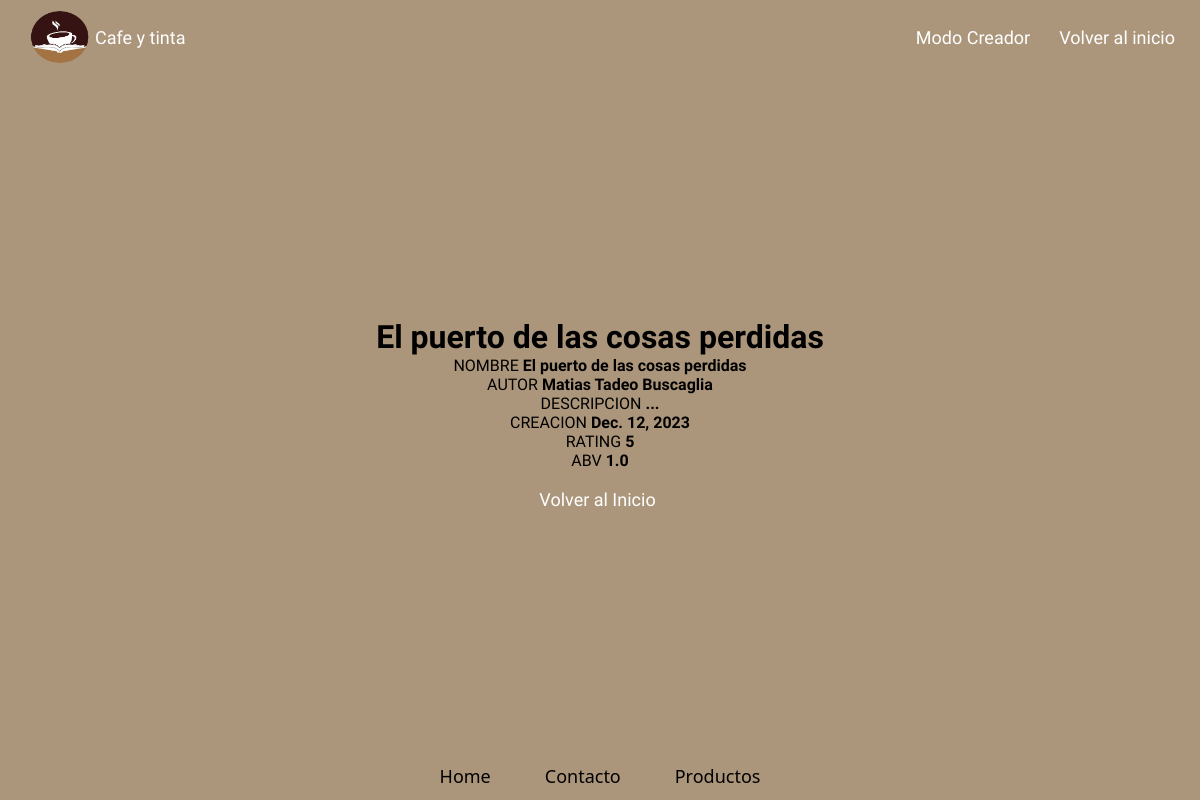
The app's page /Creador/1/detail/ with its own data.
### creador_app/models.py (models this page shows, shortened)
class Creador(Model):
    nombre  =  models.CharField(max_length=400, null = False)
    autor  =  models.CharField(max_length=40, default="Anonimo")
    descripcion  =  models.CharField(max_length=1000)
    creacion = models.DateField(max_length=150,auto_now=True)
    rating  = models.PositiveSmallIntegerField(blank=False,null=False)
    abv     = models.FloatField(blank=True, null=True)
    class Meta:
        db_table = "creador_meta"
    def get_fields(self):
        return [
            (field.verbose_name, field.value_from_object(self))
            for field in self.__class__._meta.fields[1:]
        ]

### creador_app/views.py (the view)
# urls.py: path("<int:pk>/detail/", CreadorDetailView.as_view(), name="detail"),
class CreadorDetailView(CreadorBaseView,DetailView):
    template_name = "Creador_detail.html"

### creador_app/templates/Creador_detail.html (shortened to what this page needs)
{% load static %}
{% block content %}
<main>
  <!DOCTYPE html>
<html lang="en">
<head>
  <link rel="stylesheet" href="{% static './css/style1.css' %}" />
</head>
<body>
  <header>
    <div class="logo">
      <img class="img" src="{% static './Assets/img/Logo 2.png' %}" width="60" height="54" alt="">
      <h1 class="slogan">Cafe y tinta</h1>
    </div>
    <nav role="search">
      <a class="link" href="{% url 'creador:all' %}">Modo Creador</a>
      <a class="link" href="{% url 'index' %}">Volver al inicio</a>
    </nav>
  </header>
<body>
<main class="Body_Create">
  <div>
    <h1>{{creador.nombre}}</h1>
    {% for label, value in creador.get_fields %}
    <div>
      <span>{{label | upper}}</span>
      <span> <b> {{value}} </b></span>
    </div>
    {% endfor %}
    <br>
    <a class= "link" href="{% url 'creador:all' %}">Volver al Inicio</a>
  </div>
</main>
<footer>
  <nav role="search">
    <a class="link" href="">Home</a>
    <a class="link" href="">Contacto</a>
    <a class="link" href="">Productos</a>
  </nav>
</footer>
{% endblock %}

### static/Css/style1.css (style rules this page uses)
* { font-family:'Special Elite'; padding: 0; margin: 0; box-sizing: border-box; }
a { text-decoration: none; color: white; }
header { background-image: url(https://us.123rf.com/450wm/gangiskhan/gangiskhan1604/gangiskhan160400477/55388217-libros-de-la-vendimia-en-el-fondo-de-la-biblioteca.jpg?ver=6); min-height: 70px; width: 100vw; display: flex; justify-content: space-between; align-items: center; padding: 10px; }
.logo { display: flex; align-items: center; }
.img { border-radius: 50%; margin-left: 20px; cursor: pointer; }
.slogan { font-size: large; font-weight: 100; margin-left: 5px; color:white; }
.link { text-decoration: none; font-size: large; font-weight: 200; color: rgb(255, 255, 255); background-image: url(https://plus.unsplash.com/premium_photo-1675695700239-44153e6bf430?ixlib=rb-4.0.3&ixid=M3wxMjA3fDB8MHxzZWFyY2h8MXx8dGV4dHVyYSUyMGRlJTIwcGFwZWx8ZW58MHx8MHx8fDA%3D&w=1000&q=80); padding: 10px; margin-right: 5px; transition: .5s ease; border-radius: 10px; }
main { text-align: center; background-color: rgb(172, 150, 123); }
.Body_Create { height: 85vh; display: flex; align-items: center; justify-content: center; flex-direction: column; }

### records on screen
Creador: nombre "El puerto de las cosas perdidas", get_fields "El puerto de las cosas perdidas" "Matias Tadeo Buscaglia" "..." "Dec. 12, 2023" "1.0"

### other values on screen
{{ label | upper }} "NOMBRE" "AUTOR" "DESCRIPCION" "CREACION" "RATING" "ABV"
{{ value }} "5"
